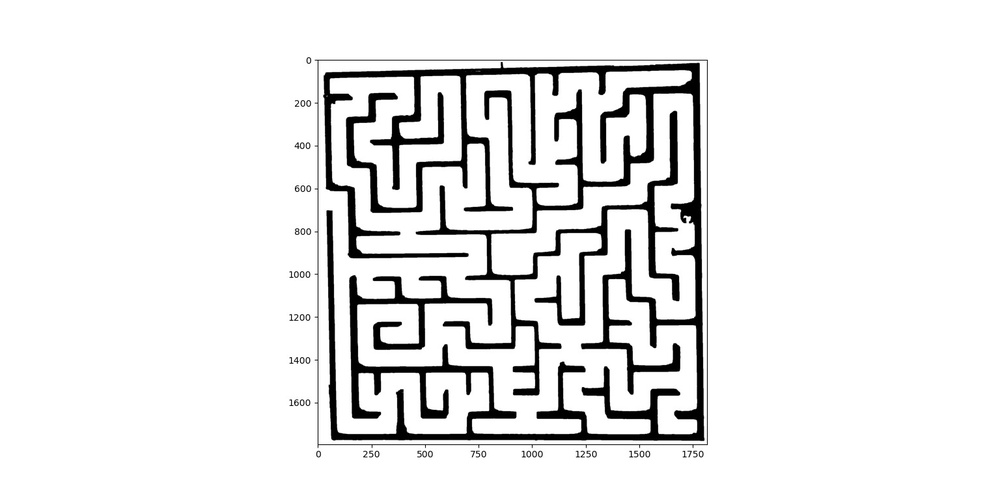
#> input picture python/mazeSolver/mazee.jpg, 1000 x 499 px, shrunk from 1536 x 767 before the run
$ python Dijkstra.py
#> lines starting #> are read from the running program, lines starting #| are printed output that depends on the picture; after the words box and inside, x2 and y2 are one past the last pixel; in counts of white or black regions, pixels touching at a corner belong together
### python/mazeSolver/FibonacciHeap.py
class FibHeap:

    #### Node Class ####
    class Node:
        def __init__(self, key, value):
            # key value degree mark / prev next child parent
            self.key = key
            self.value = value
            self.degree = 0
            self.mark = False
            self.parent = self.child = None
            self.previous = self.next = self

        def issingle(self):
            return self == self.next

        # [46 lines left out: functions insert, remove, addchild, removechild, __init__, not called in this run]

    def isempty(self):
        return self.count == 0

    def insert(self, node):
        self.count += 1
        self._insertnode(node)
        # return node

    # [121 lines left out: functions _insertnode, minimum, merge, removeminimum, decreasekey, not called in this run]

### python/mazeSolver/priority_queue.py

from abc import ABCMeta, abstractmethod
import itertools

from FibonacciHeap import FibHeap
import heapq
import queue

class PriorityQueue():
    __metaclass__ = ABCMeta

    @abstractmethod
    def __len__(self): pass

    @abstractmethod
    def insert(self, node): pass

    @abstractmethod
    def minimum(self): pass

    @abstractmethod
    def removeminimum(self): pass

    @abstractmethod
    def decreasekey(self, node, new_priority): pass

class FibPQ(PriorityQueue):
    def __init__(self):
        self.heap = FibHeap()

    def __len__(self):
        return self.heap.count

    def insert(self, node):
        self.heap.insert(node)

    def minimum(self):
        return self.heap.minimum()

    def removeminimum(self):
        return self.heap.removeminimum()

    def decreasekey(self, node, new_priority):
        self.heap.decreasekey(node, new_priority)

class HeapPQ(PriorityQueue):
    def __init__(self):
        self.pq = []
        self.removed = set()
        self.count = 0

    def __len__(self):
        return self.count

    def insert(self, node):
        entry = node.key, node.value
        if entry in self.removed:
            self.removed.discard(entry)
        heapq.heappush(self.pq, entry)
        self.count += 1

    # [5 lines left out: function minimum, not called in this run]

    def removeminimum(self):
        while True:
            (priority, item) = heapq.heappop(self.pq)
            if (priority, item) in self.removed:
                self.removed.discard((priority, item))
            else:
                self.count -= 1
                return FibHeap.Node(priority, item)

    # [10 lines left out: functions remove, decreasekey, not called in this run]


class QueuePQ(PriorityQueue):
    # [4 lines left out: function __init__, not called in this run]

    def __len__(self):
        return self.count

    # [32 lines left out: functions insert, minimum, removeminimum, remove, decreasekey, not called in this run]

### python/mazeSolver/Dijkstra.py
import cv2
import numpy as np
from FibonacciHeap import FibHeap
from priority_queue import FibPQ, HeapPQ, QueuePQ

class Maze:
    def __init__(self, maze_structure, start_point, end_point):
        self.maze_structure = maze_structure
        self.start_point = start_point
        self.end_point = end_point
        self.height, self.width = maze_structure.shape

def solve(maze):
    width = maze.width
    total = maze.width * maze.height

    start = maze.start_point
    end = maze.end_point

    visited = [False] * total
    prev = [None] * total
    infinity = float("inf")
    distances = [infinity] * total

    unvisited = HeapPQ()
    nodeindex = [None] * total

    distances[start[0] * width + start[1]] = 0
    startnode = FibHeap.Node(0, start)
    nodeindex[start[0] * width + start[1]] = startnode
    unvisited.insert(startnode)

    count = 0
    completed = False

    while len(unvisited) > 0:
        count += 1
        n = unvisited.removeminimum()
        u = n.value
        upos = u
        uposindex = upos[0] * width + upos[1]

        if distances[uposindex] == infinity:
            break

        if upos == end:
            completed = True
            break

        for v in get_neighbors(u, maze):
            vpos = v
            vposindex = vpos[0] * width + vpos[1]

            if not visited[vposindex]:
                d = abs(vpos[0] - upos[0]) + abs(vpos[1] - upos[1])
                newdistance = distances[uposindex] + d

                if newdistance < distances[vposindex]:
                    vnode = nodeindex[vposindex]
                    if vnode == None:
                        vnode = FibHeap.Node(newdistance, v)
                        unvisited.insert(vnode)
                        nodeindex[vposindex] = vnode
                        distances[vposindex] = newdistance
                        prev[vposindex] = u
                    else:
                        unvisited.decreasekey(vnode, newdistance)
                        distances[vposindex] = newdistance
                        prev[vposindex] = u

        visited[uposindex] = True

    path = reconstruct_path(prev, maze)
    return [path, [count, len(path), completed]]

def get_neighbors(cell, maze):
    x, y = cell
    neighbors = []
    for dx, dy in [(1, 0), (-1, 0), (0, 1), (0, -1)]:
        nx, ny = x + dx, y + dy
        if 0 <= nx < maze.height and 0 <= ny < maze.width and maze.maze_structure[nx, ny] == 1:
            neighbors.append((nx, ny))
    return neighbors

def reconstruct_path(prev, maze):
    width = maze.width
    start = maze.start_point
    end = maze.end_point
    path = []
    current = end
    while current != start:
        path.append(current)
        current = prev[current[0] * width + current[1]]
    path.append(start)
    path.reverse()
    return path

def display_solved_maze(maze_image, path):
    for point in path:
        x, y = point
        maze_image[x, y] = (0, 255, 0)  # Mark path cells in green
    cv2.imshow("Solved Maze", maze_image)
    cv2.waitKey(0)
    cv2.destroyAllWindows()

# Read the maze image
maze_image = cv2.imread("mazee.jpg")
#> maze_image is the input picture: shape (499, 1000, 3); min 0, max 255, mean 233.9

# Preprocess the image
gray_image = cv2.cvtColor(maze_image, cv2.COLOR_BGR2GRAY)
_, binary_image = cv2.threshold(gray_image, 128, 255, cv2.THRESH_BINARY)
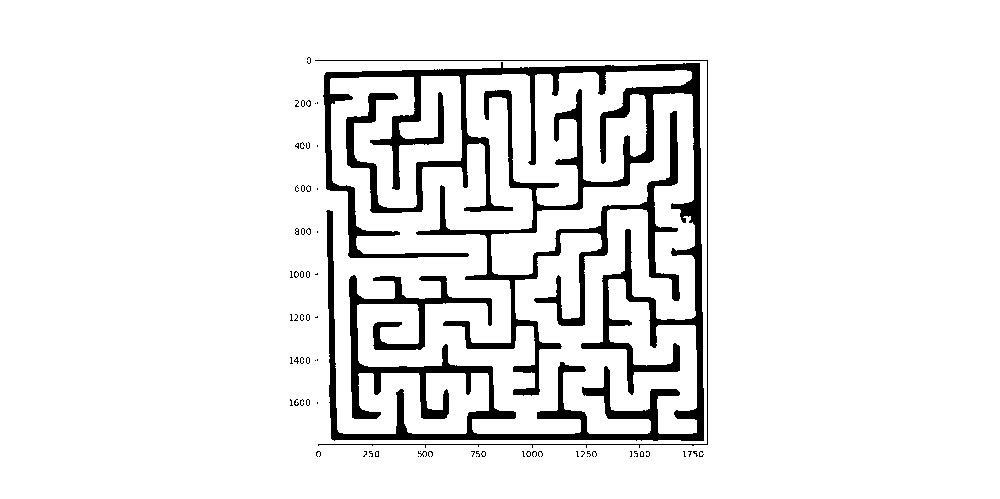
#> binary_image: shape (499, 1000); 91.7% white; 72 black regions (69 under 20 px), largest, box (x1, y1, x2, y2) and area: (323, 62, 704, 441) 39363, (315, 60, 708, 448) 1184, (418, 451, 427, 457) 21

# Define the maze structure
maze_structure = binary_image // 255

# Specify start and end points
start_point = (10, 10)  # Example coordinates
end_point = (100, 100)   # Example coordinates

# Create the Maze object
maze = Maze(maze_structure, start_point, end_point)

# Solve the maze
path, stats = solve(maze)
#> path = 181 pairs, first value 10 to 100, second value 10 to 100; stats = [19981, 181, True]

# Display the solved maze
display_solved_maze(maze_image, path)
#> the loop in display_solved_maze, `for point in path:` made 181 passes
#> point on passes 1 to 3: (10, 10), (10, 11), (10, 12)
#> after the loop in display_solved_maze, `for point in path:`: maze_image: shape (499, 1000, 3); 0.04% of pixels changed, all inside (x1, y1, x2, y2) = (10, 10, 101, 101)

$ run again, with python/mazeSolver/maze.jpg copied over python/mazeSolver/mazee.jpg
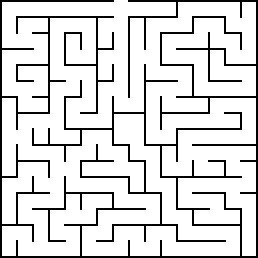
#> input picture python/mazeSolver/maze.jpg, 258 x 258 px
#> maze_image is the input picture: shape (258, 258, 3); min 0, max 255, mean 219.7
#> binary_image: shape (258, 258); 86.2% white; black in thin lines or dots
#> maze_structure: shape (258, 258); values 0 (black) and 1 (white), 86.2% white; black in thin lines or dots
#> `path, stats = solve(maze)`: path = 209 pairs, first value 10 to 100, second value 10 to 114; stats = [8797, 209, True]
#> the loop in display_solved_maze, `for point in path:` made 209 passes
#> point on passes 1 to 3: (10, 10), (10, 11), (10, 12)
#> after the loop in display_solved_maze, `for point in path:`:
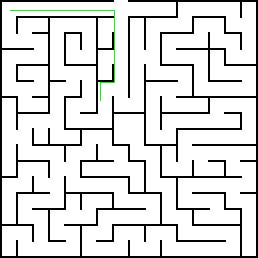
#> maze_image: shape (258, 258, 3); 0.31% of pixels changed, all inside (x1, y1, x2, y2) = (10, 10, 115, 101)
